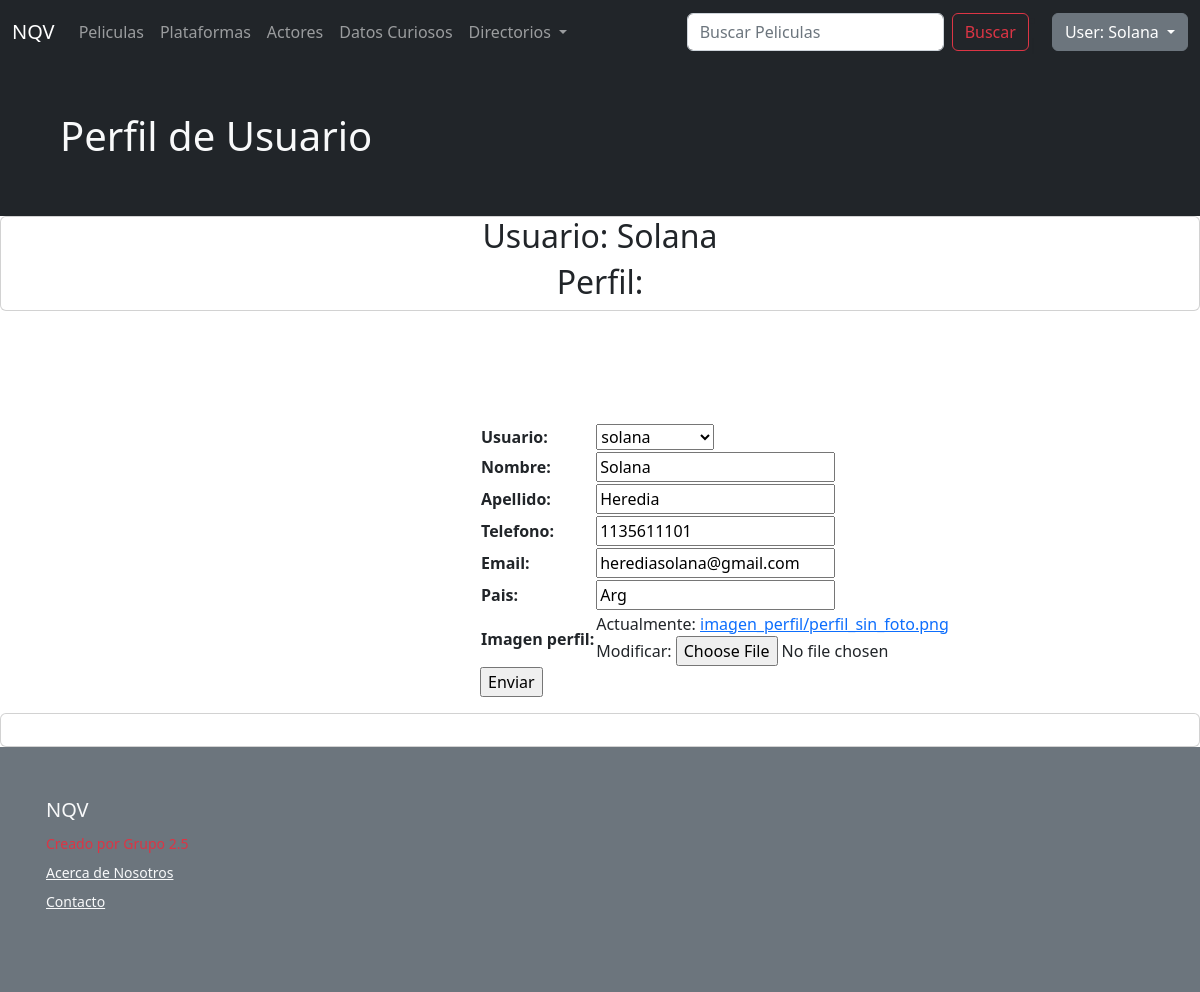
The page /usuarios/edit-user/4/ (signed in) on the database its author committed.
### usuarios/models.py (models this page shows)
class Perfil_usuario(models.Model):
    usuario = models.OneToOneField(User, on_delete=models.CASCADE, related_name= 'perfil_usuarios')
    nombre =models.CharField(max_length=20)
    apellido =models.CharField(max_length=20)
    telefono= models.CharField(max_length=20, blank=True, null=True)
    email= models.EmailField(blank=True, null=True)
    pais= models.CharField(max_length=30, blank=True, null=True)
    imagen_perfil= models.ImageField(upload_to=user_directory_path, default='imagen_perfil/perfil_sin_foto.png')
    class Meta:
        verbose_name= 'usuario'
        verbose_name_plural= 'usuarios'

### usuarios/views.py (the view, shortened to what this page needs)
# urls.py: path('edit-user/<int:pk>/', views.Editar_usuario.as_view(), name='edit_user'),
class Editar_usuario(LoginRequiredMixin, UpdateView):
    model = Perfil_usuario
    template_name = 'auth/edit_user.html'
    fields = '__all__'

### templates/auth/edit_user.html (shortened to what this page needs)
{% extends 'padre.html' %}
{% block contenidoQueCambia %}
<section class="bg-dark text-light p-5">
    <div class="container">
                        <h1>Perfil de Usuario</h1>
</section>
<div class="card text-center">
    <h2>Usuario: {{user.username | capfirst}}</h2>
    <h2>Perfil: {{user.perfil_usuario.nombre | capfirst}}</h2>
</div>
<div class="card-body">
    <ul class="list-group">
        {% if form %}
        <form action="" method="POST" style="margin-left:30rem;margin-top:7rem">
            <table>
                {{form.as_table}}
            </table>
            <input type="submit" , value="Enviar">
        </form>
        {% endif %}
    </ul>
</div>
<div class="card text-center">
</div>
{% endblock %}

### templates/padre.html (shortened to what this page needs)
<!DOCTYPE html>
<html lang="en">
<head>
<link href="https://cdn.jsdelivr.net/npm/bootstrap@5.2.0-beta1/dist/css/bootstrap.min.css" rel="stylesheet">
</head>
<body>
    <nav class="navbar navbar-expand-lg bg-dark navbar-dark">
        <div class="container-fluid">
        <a class="navbar-brand" href="/AppNQV/home">NQV</a>
        <div class="collapse navbar-collapse" id="navbarScroll">
            <ul class="navbar-nav me-auto my-2 my-lg-0 navbar-nav-scroll" style="--bs-scroll-height: 100px;">
                <li class="nav-item">
                    <a class="nav-link" href="/AppNQV/peliculas">Peliculas</a>
                </li>
                <li class="nav-item">
                    <a class="nav-link" href="/AppNQV/plataformas">Plataformas</a>
                </li>
                <li class="nav-item">
                    <a class="nav-link" href="/AppNQV/actores">Actores</a>
                </li>
                <li class="nav-item">
                    <a class="nav-link" href="/AppNQV/datosCuriosos">Datos Curiosos</a>
                </li>
                <li class="nav-item dropdown">
                    <a class="nav-link dropdown-toggle" href="#" id="navbarScrollingDropdown" role="button" data-bs-toggle="dropdown" aria-expanded="false">
                        Directorios
                    </a>
                </li>
            </ul>
                <form class="d-flex" role="search" action="/AppNQV/busqueda" method="GET">
                    <input class="form-control me-2" type="text" placeholder="Buscar Peliculas" name='search' aria-label="search">
                    <button class="btn btn-outline-danger" type="submit">Buscar</button>
                </form>
                <li class="nav-item" style="margin-right: 10pxnone">
                    <a class="nav-link" href='#'>|</a>
                </li>
            {% if request.user.is_authenticated %}
                <div class="dropdown">
                    <a class="btn btn-secondary dropdown-toggle" href="#" role="button"
                    id="dropdownMenuLink" data-bs-toggle="dropdown"
                    aria-expanded="false"  style="margin-right: 10pxnone">
                    User: {{user | capfirst}}
                    </a>
                </div>
                {% else %}
                <button type="button" class="btn btn-secondary">
                    <a class="nav-link" href="/usuarios/login">Login</a>
                </button>
                {% endif %}
            </div>
        </div>
    </nav>
    {% block contenidoQueCambia %}{% endblock %}
</body>
<div class="bg-secondary">
    <div class="container py-4 py-md-5 px-4 px-md-3 bg-secondary">
        <div class="row">
            <div class="col-lg-3 mb-3">
                <a class="d-inline-flex align-items-center mb-2 link-light text-decoration-none" href="/"
                aria-label="NQV">
                <span class="fs-5">NQV</span>
                </a>
            <ul class="list-unstyled small text-muted">
                <li class="mb-2 link-danger">Creado por Grupo 2.5 </li>
                <li class="mb-2 link-light"><a class= 'link-light' href="/acerca-de" target="_blank"
                    rel="noopener" >Acerca de Nosotros</a></li>
                <li class="mb-2"><a class= 'link-light'  href="/contacto" target="_blank"
                        rel="noopener">Contacto</a></li>
            </ul>
        </div>
</html>

### rows shown on the page
Perfil_usuario: usuario "solana", nombre "Solana", apellido "Heredia", telefono "1135611101", email "herediasolana@gmail.com", pais "Arg"

### other values the page prints
{{ user | capfirst }} "Solana"
{{ user.username | capfirst }} "Solana"
